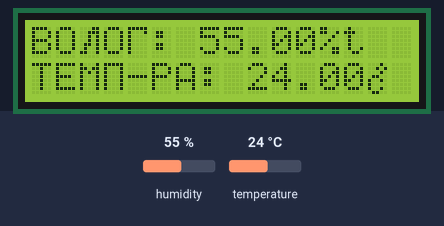
Simulated run of this sketch. Board: Arduino Uno, built with avr-gcc and run on an emulated ATmega328P. Shown: 16×2 character LCD. The test bench sets the inputs (shaded band); at power-on: humidity 55 %, temperature 24 °C. What the sketch prints to the serial monitor is not drawn.

Above: at 2.7 s.
2.8 s: humidity set to 22 %
At 5.4 s:
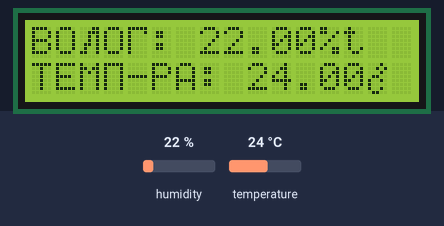
5.8 s: temperature set to 12 °C
At 7.7 s:
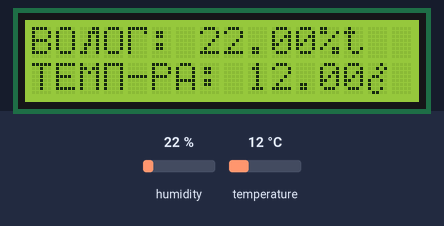
8.8 s: humidity set to 40 %
At 11.1 s:
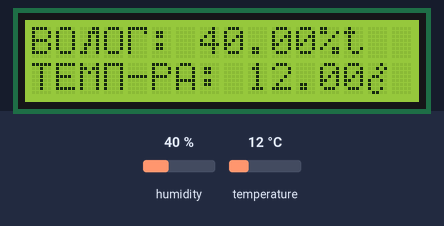
11.8 s: temperature set to 19 °C
At 13.4 s:
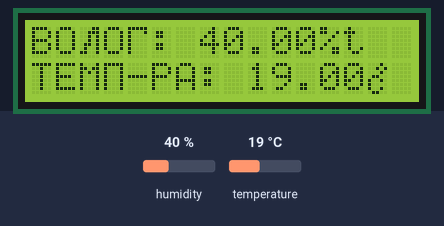
Timing chart, 0 to 14.9 s (numbered marks = the images above; inputs shaded):
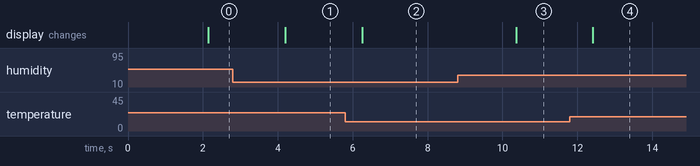

The sketch:

meteoS.ino
```cpp
#include <DHT.h>
#include <DHT_U.h>
#include <LiquidCrystal_I2C.h>
#define DHTPIN 2

//ініціюемо дісплей та датчик
LiquidCrystal_I2C lcd(0x27, 16, 2); // Устанавливаем дисплей
DHT dht(DHTPIN, DHT11);

/*кирилиця*/
byte bukva_B[8]   = {B11110,B10000,B10000,B11110,B10001,B10001,B11110,B00000,}; // Буква "Б"
byte bukva_G[8]   = {B11111,B10001,B10000,B10000,B10000,B10000,B10000,B00000,}; // Буква "Г"
byte bukva_D[8]   = {B01111,B00101,B00101,B01001,B10001,B11111,B10001,B00000,}; // Буква "Д"
byte bukva_ZH[8]  = {B10101,B10101,B10101,B11111,B10101,B10101,B10101,B00000,}; // Буква "Ж"
byte bukva_Z[8]   = {B01110,B10001,B00001,B00010,B00001,B10001,B01110,B00000,}; // Буква "З"
byte bukva_I[8]   = {B10001,B10011,B10011,B10101,B11001,B11001,B10001,B00000,}; // Буква "И"
byte bukva_IY[8]  = {B01110,B00000,B10001,B10011,B10101,B11001,B10001,B00000,}; // Буква "Й"
byte bukva_L[8]   = {B00011,B00111,B00101,B00101,B01101,B01001,B11001,B00000,}; // Буква "Л"
byte bukva_P[8]   = {B11111,B10001,B10001,B10001,B10001,B10001,B10001,B00000,}; // Буква "П"
byte bukva_Y[8]   = {B10001,B10001,B10001,B01010,B00100,B01000,B10000,B00000,}; // Буква "У"
byte bukva_F[8]   = {B00100,B11111,B10101,B10101,B11111,B00100,B00100,B00000,}; // Буква "Ф"
byte bukva_TS[8]  = {B10010,B10010,B10010,B10010,B10010,B10010,B11111,B00001,}; // Буква "Ц"
byte bukva_CH[8]  = {B10001,B10001,B10001,B01111,B00001,B00001,B00001,B00000,}; // Буква "Ч"
byte bukva_Sh[8]  = {B10101,B10101,B10101,B10101,B10101,B10101,B11111,B00000,}; // Буква "Ш"
byte bukva_Shch[8]= {B10101,B10101,B10101,B10101,B10101,B10101,B11111,B00001,}; // Буква "Щ"
byte bukva_Mz[8]  = {B10000,B10000,B10000,B11110,B10001,B10001,B11110,B00000,}; // Буква "Ь"
byte bukva_IYI[8] = {B10001,B10001,B10001,B11001,B10101,B10101,B11001,B00000,}; // Буква "Ы"
byte bukva_Yu[8]  = {B10010,B10101,B10101,B11101,B10101,B10101,B10010,B00000,}; // Буква "Ю"
byte bukva_Ya[8]  = {B01111,B10001,B10001,B01111,B00101,B01001,B10001,B00000,}; // Буква "Я"
byte customC[8] = {B00010,B00101,B00010,B01100,B10010,B10000,B10010,B01100}; //кастомний символ Цельсія

void setup() {
   lcd.init();
   lcd.backlight();// Включаем подсветку дисплея
   /*lcd.print("Hello World");
   lcd.setCursor(8, 1);
   lcd.print("LCD 1602");*/

  /*work with DHT*/
  Serial.begin(9600);
  dht.begin();

  lcd.createChar(1, bukva_L);
  lcd.createChar(2, bukva_G);
  lcd.createChar(3, bukva_P);
  lcd.createChar(4, customC);
}

void loop() {
  delay(2000); // 2 секунды задержки
  float h = dht.readHumidity(); //Измеряем влажность
  float t = dht.readTemperature(); //Измеряем температуру
  if (isnan(h) || isnan(t)) {  // Проверка. Если не удается считать показания, выводится «Ошибка считывания», и программа завершает работу
    Serial.println("Ошибка считывания");
    return;
  }
  Serial.print("Влажность: ");
  Serial.print(h);
  Serial.print(" %\t");
  Serial.print("Температура: ");
  Serial.print(t);
  Serial.println(" *C "); //Вывод показателей на экран

  /*lcd.setCursor(0, 0);
  lcd.print("Humi: ");
  lcd.print(h);
  lcd.print("%t");
  lcd.setCursor(0, 1);
  lcd.print("Temp: ");
  lcd.print(t);
  lcd.print("C");*/

  lcd.setCursor(0, 0);
  lcd.print("BO");
  lcd.print("\1");
  lcd.print("O");
  lcd.print("\2");
  lcd.print(": ");
  lcd.print(h);
  lcd.print("%t");
  lcd.setCursor(0, 1);
  lcd.print("TEM");
  lcd.print("\3");
  lcd.print("-");
  lcd.print("PA: ");
  lcd.print(t);
  lcd.print("\4");
}
```

Measured:
- after the input at 2.8 s, the display: changes after 1.4 s (image 1)
- after the input at 5.8 s, the display: changes after 0.45 s (image 2)
- after the input at 8.8 s, the display: changes after 1.6 s (image 3)
- after the input at 11.8 s, the display: changes after 0.61 s (image 4)
